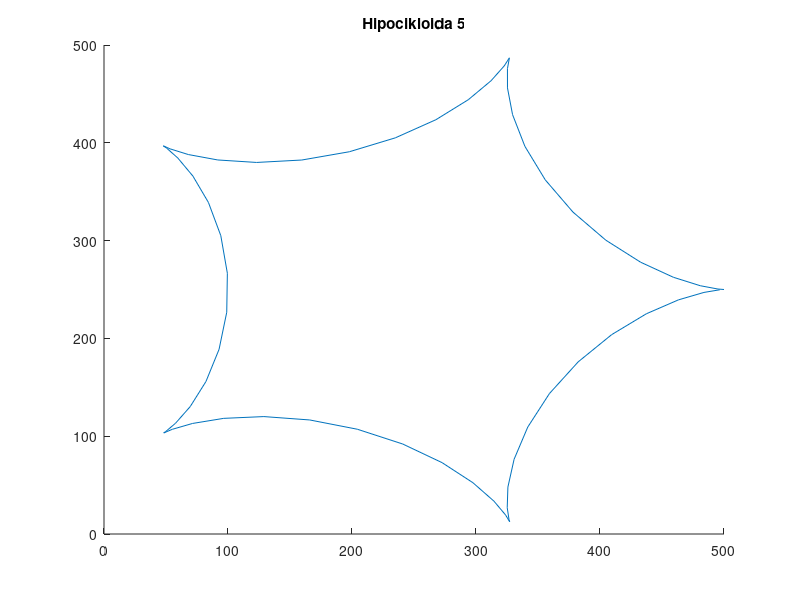

This chart was generated by the following MATLAB code:
%% Hipocikloida sa 5 siljaka

%% Inicijalizacija

clear all
close all
clc

%%

% t = 0:.1:3*pi/2;
alfa = 0:.1:2*pi;
a = 50; % poluprecnik
k = 5;
x = a*(k-1)*cos(alfa)+a*cos((k-1)*alfa)+250;
y = a*(k-1)*sin(alfa)-a*sin((k-1)*alfa)+250;
figure
title('Hipocikloida 5')
line(x,y)
